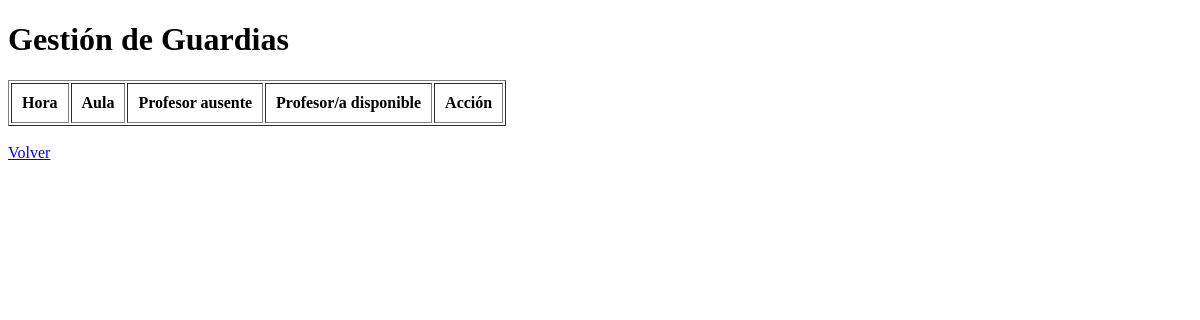
Before: /guardias with the older database file.
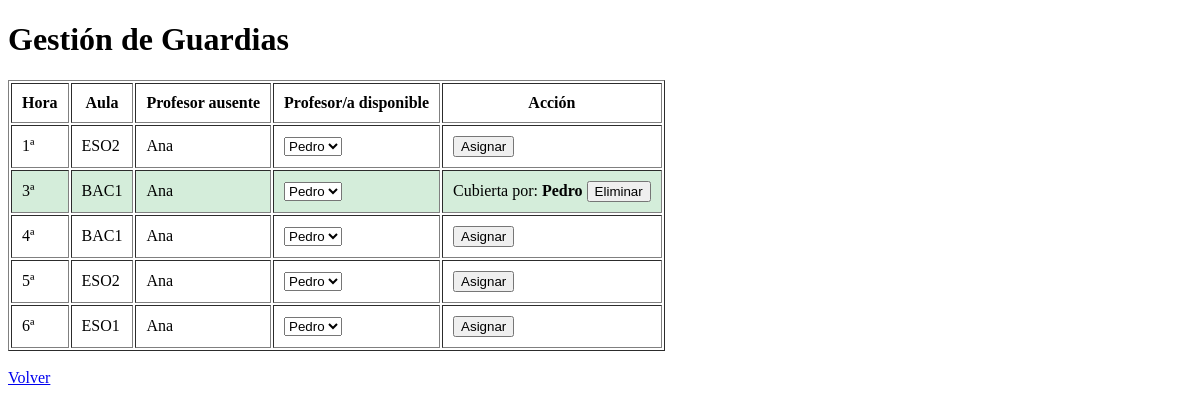
After: the same page with the newer database file.
### tables this page shows
CREATE TABLE ausencias (
    id_ausencia INTEGER PRIMARY KEY AUTOINCREMENT,
    id_profesor INTEGER NOT NULL,
    fecha DATE NOT NULL,
    hora INTEGER NOT NULL,
    FOREIGN KEY (id_profesor) REFERENCES profesores(id_profesor)
);

CREATE TABLE horario (
    id_horario INTEGER PRIMARY KEY AUTOINCREMENT,
    id_profesor INTEGER NOT NULL,
    dia_semana INTEGER NOT NULL CHECK(dia_semana BETWEEN 1 AND 5),
    hora INTEGER NOT NULL,
    tipo TEXT NOT NULL CHECK(tipo IN ('clase', 'guardia', 'libre')),
    aula TEXT,
    UNIQUE(id_profesor, dia_semana, hora), -- Para que un profesor no tenga dos clases al mismo tiempo
    FOREIGN KEY (id_profesor) REFERENCES profesores(id_profesor)
);

CREATE TABLE profesores (
    id_profesor INTEGER PRIMARY KEY AUTOINCREMENT,
    nombre TEXT NOT NULL,
    departamento TEXT NOT NULL
);

### app.py (the view)
@app.route("/guardias")
def vista_guardias():
    conn = get_connection()
    cursor = conn.cursor()
    dia_actual = datetime.now().isoweekday()
    cursor.execute("""
        SELECT a.hora, h.aula, p.id_profesor, p.nombre
        FROM ausencias a
        JOIN profesores p ON a.id_profesor = p.id_profesor
        JOIN horario h ON a.id_profesor = h.id_profesor AND a.hora = h.hora AND h.dia_semana = ?
        WHERE a.fecha = date('now')
    """, (dia_actual,))
    filas = cursor.fetchall()
    mapa_ausentes = {}
    for f in filas:
        h, au, id_p, nom_p = f
        mapa_ausentes[(h, au)] = {'id': id_p, 'nombre': nom_p}
    cursor.execute("""
        SELECT p.id_profesor, p.nombre FROM profesores p
        JOIN presencia pr ON p.id_profesor = pr.id_profesor
        WHERE pr.fecha = date('now') AND pr.presente = 1
    """)
    profesores_lista = cursor.fetchall()
    cursor.execute("""
        SELECT g.hora, g.aula, p.nombre
        FROM guardias g
        JOIN profesores p ON g.id_profesor_cubre = p.id_profesor
        WHERE g.fecha = date('now')
    """)
    guardias_db = cursor.fetchall()
    asignadas = {(g[0], g[1]): {'cubre': g[2]} for g in guardias_db}
    conn.close()
    return render_template(
        "guardias.html",
        filas=filas,
        mapa_ausentes=mapa_ausentes,
        profesores=profesores_lista,
        asignadas=asignadas, # <-- Ahora el HTML recibirá las guardias hechas
        fecha_actual=date.today().isoformat()
    )

### modules/db/db_manager.py (called while the page is built)
def get_connection():
    conn = sqlite3.connect(DB_PATH)
    conn.execute("PRAGMA foreign_keys = ON")
    return conn

### templates/guardias.html (shortened to what this page needs)
<!DOCTYPE html>
<html>
<head>
</head>
<body>
<h1>Gestión de Guardias</h1>
<table border="1" cellpadding="10">
    <tr>
        <th>Hora</th>
        <th>Aula</th>
        <th>Profesor ausente</th>
        <th>Profesor/a disponible</th>
        <th>Acción</th>
    </tr>
    {% for f in filas %}
    {% set hora = f[0] %}
    {% set aula = f[1] %}
    <tr class="{% if (hora, aula) in asignadas %}asignada{% endif %}">
        <td>{{ hora }}ª</td>
        <td>{{ aula }}</td>
        <td>{{ mapa_ausentes.get((hora, aula), {}).get('nombre', 'Sin clase') }}</td>
        <td>
            <select name="id_profesor_cubre" form="form_asignar_{{ loop.index }}" required>
                {% for p in profesores %}
                    <option value="{{ p[0] }}">{{ p[1] }}</option>
                {% endfor %}
            </select>
        </td>
        <td>
            {% if (hora, aula) in asignadas %}
                Cubierta por: <strong>{{ asignadas[(hora, aula)].cubre }}</strong>
                <form method="POST" action="/eliminar" style="display:inline;">
                    <button type="submit">Eliminar</button>
                </form>
            {% else %}
                <form id="form_asignar_{{ loop.index }}" method="POST" action="/registrar">
                    <button type="submit">Asignar</button>
                </form>
            {% endif %}
        </td>
    </tr>
    {% endfor %}
</table>
<br>
<a href="/">Volver</a>
</body>
</html>

### templates/guardias.html (style rules this page uses)
.asignada { background-color: #d4edda; }

Changed rows visible on the page:
added ausencias: hora "1"
now on this page (row edited): horario: aula "ESO2", get "Ana"
added ausencias: hora "3"
now on this page (row edited): horario: aula "BAC1", get "Ana", aula.nombre "Pedro"
added ausencias: hora "4"
now on this page (row edited): horario: aula "BAC1", get "Ana"
added ausencias: hora "5"
now on this page (row edited): horario: aula "ESO2", get "Ana"
added ausencias: hora "6"
now on this page (row edited): horario: aula "ESO1", get "Ana"
